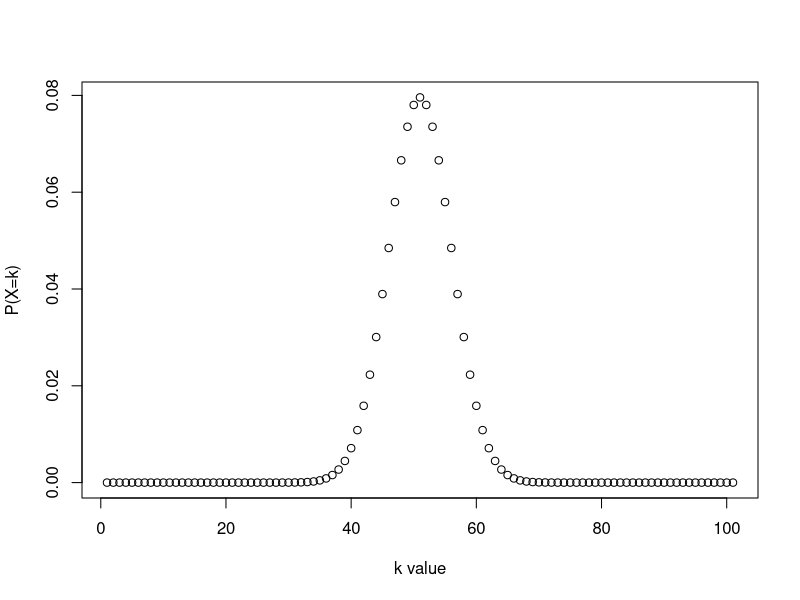
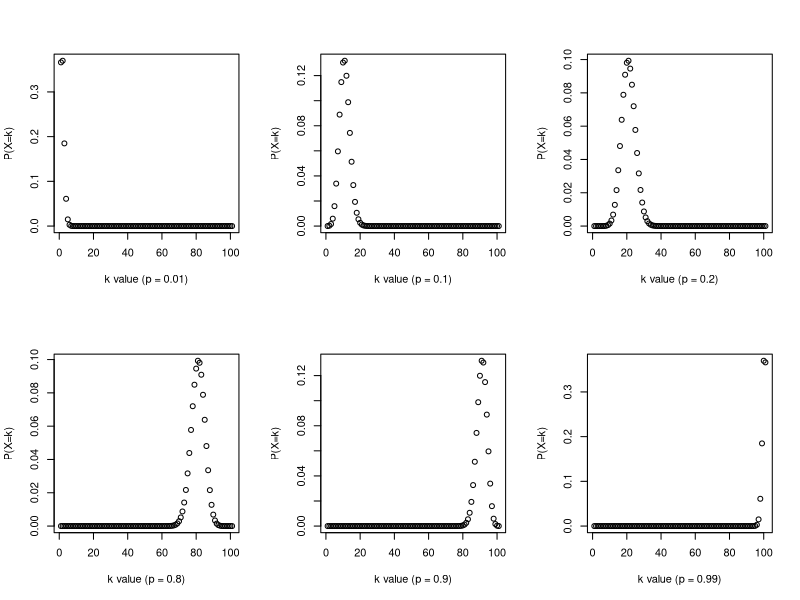

Recreate these plots in R, in order.
## ---- chunk 1
knitr::opts_chunk$set(echo = TRUE)
## ---- chunk 2
n <- 100
p <- 0.5
k <- 0:100
pmf.x <- choose(n,k) * (p^k) * (1-p)^(n-k)
plot(pmf.x, xlab="k value", ylab="P(X=k)")
## ---- chunk 3
# because r indexes by 1 and we are starting our vector at 0, we have to use 50+1
cat("PMF of X for k = 50 is:", pmf.x[51])
## ---- chunk 4
var.x <- n*p*(1-p)
cat("The variance of E(X) is:",var.x)
## ---- chunk 5
cat("The standard deviation of E(X) is:",sqrt(var.x))
## ---- chunk 6
# calculate the sum of PMF(X=k) for 45 <= k <=55 (add 1 to the index to get the range)
cat("We would expect k to fall within our interval, 45 to 55, ",
    100 * sum(pmf.x[46:56]),"% of the time.")
## ---- chunk 7
n <- 100
p <- c(0.01,0.1,0.2,0.8,0.9,0.99)
k <- 0:n
par(mfrow=c(2,3))
pmf.xs <- matrix(nrow=6,ncol=length(k))
for (row in 1:length(p)){
  pmf.xs[row,] <- choose(n,k) * (p[row]^k) * (1-p[row])^(n-k)
  plot(pmf.xs[row,], xlab=paste("k value (p = ",p[row], ")", sep=""),ylab="P(X=k)")
}
cat("The max values of our PMFs for 6 diffierent p values were:\n"
    ,round(apply(pmf.xs, 1, max),digit=4))
cat("The min values of our PMFs for 6 diffierent p values were:\n", 
    round(apply(pmf.xs, 1, min),digit=4))
## ---- chunk 8
p <- .5
cat("Our 95 confidence interval is (",n*p - (2 * sqrt(var.x)), ", ",
    n*p + (2 * sqrt(var.x)),").", sep="")
## ---- chunk 9
j <- 101
sum_pmf <- pmf.x[101] # starting from the left side
while(sum_pmf<0.95){
  sum_pmf=sum_pmf + pmf.x[j-1]
  j=j-1
}
cat("Our one-sided 95% confidence interval falls within our PMF's range of",
    " k values from\n", j-1, " to 100.",sep="")
## ---- chunk 10
j <- 1
sum_pmf <- pmf.x[1] # starting from the right side
while(sum_pmf<0.95){
  sum_pmf=sum_pmf + pmf.x[j+1]
  j=j+1
}
cat("Our one-sided 95% confidence interval falls within our PMF's range of",
    " k values from\n0 to ", j-1,".",sep="")
## ---- chunk 11
j <- 1
sum_pmf <- pmf.x[1] # starting from the right side
while(sum_pmf<0.99){
  sum_pmf=sum_pmf + pmf.x[j+1]
  j=j+1
}
cat("Our one-sided 99% confidence interval falls within our PMF's range of",
    " k values from\n0 to ", j-1,".",sep="")

j <- 101
sum_pmf <- pmf.x[101] # starting from the left side
while(sum_pmf<0.99){
  sum_pmf=sum_pmf + pmf.x[j-1]
  j=j-1
}
cat("Our one-sided 99% confidence interval falls within our PMF's range of",
    " k values from\n", j-1, " to 100.",sep="")
